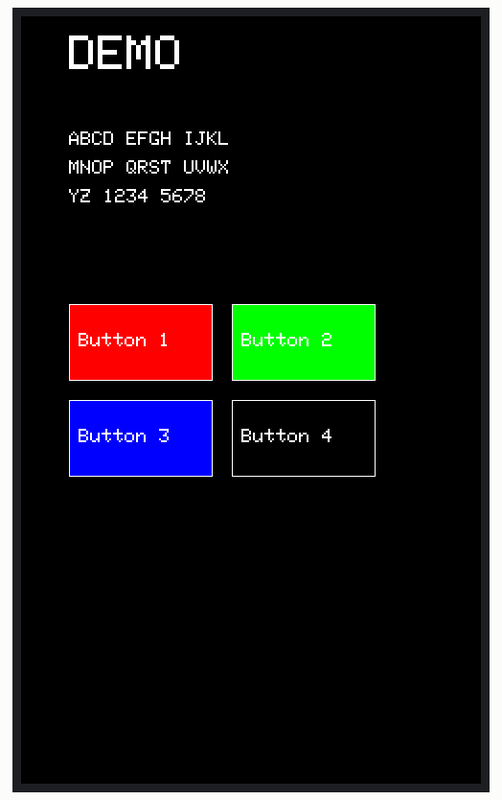
A program run on a simulated STM32 Blue Pill. On the bench: 480×800 colour display.

Above: at 0.5 s.

The program:

main.cpp
```cpp
#include <Arduino.h>
#include <Arduino_GigaDisplay_GFX.h>
#include <ArduinoGraphics.h>
#include <Arduino_GigaDisplayTouch.h>

GigaDisplay_GFX gfx;
Arduino_GigaDisplayTouch touch;

// Convert 8-bit R,G,B into 16-bit 565 color
uint16_t Color565(uint8_t r, uint8_t g, uint8_t b) {
  return ((r & 0xF8) << 8) |   // top 5 bits of red
         ((g & 0xFC) << 3) |   // top 6 bits of green
         (b >> 3);             // top 5 bits of blue
}

// Button struct
struct Button {
  int x, y, w, h;
  const char* label;
  uint16_t color;  // background color when pressed
};

// Three buttons at bottom (using RGB)
Button btn1 = {50 , 300, 150, 80, "Button 1", Color565(255, 0, 0)};   // Red
Button btn2 = {220, 300, 150, 80, "Button 2", Color565(0, 255, 0)};  // Green
Button btn3 = {50 , 400, 150, 80, "Button 3", Color565(0, 0, 255)};  // Blue
Button btn4 = {220, 400, 150, 80, "Button 4", Color565(0, 0, 0)};  // Blue

Button* buttons[] = {&btn1, &btn2, &btn3, &btn4};

// Draw a button
void drawButton(Button &btn) {
  gfx.fillRect(btn.x, btn.y, btn.w, btn.h, btn.color);
  gfx.drawRect(btn.x, btn.y, btn.w, btn.h, Color565(255, 255, 255)); // white border
  gfx.setCursor(btn.x + 10, btn.y + btn.h / 2 - 10);
  gfx.setTextSize(2);
  gfx.setTextColor(Color565(255, 255, 255)); // white text
  gfx.print(btn.label);
}

// Draw title and letters
void drawTitleAndLetters() {
  gfx.setCursor(50, 20);
  gfx.setTextSize(5);
  gfx.setTextColor(Color565(255, 255, 255)); // white
  gfx.print("DEMO");

  gfx.setCursor(50, 120);
  gfx.setTextSize(2);
  gfx.print("ABCD EFGH IJKL");
  gfx.setCursor(50, 150);
  gfx.print("MNOP QRST UVWX");
  gfx.setCursor(50, 180);
  gfx.print("YZ 1234 5678");
}

// Check if touch is inside button
bool isTouched(Button &btn, int tx, int ty) {
  return (tx > btn.x && tx < btn.x + btn.w &&
          ty > btn.y && ty < btn.y + btn.h);
}

void setup() {
  gfx.begin();
  gfx.fillScreen(Color565(0, 0, 0)); // black background

  touch.begin();

  // Draw title and buttons initially
  drawTitleAndLetters();
  for (Button* b : buttons) drawButton(*b);
}

void loop() {
  uint8_t contacts;
  GDTpoint_t points[5];

  contacts = touch.getTouchPoints(points); // get touch points

  if (contacts > 0) {
    int tx = points[0].x;
    int ty = points[0].y;

    for (Button* b : buttons) {
      if (isTouched(*b, tx, ty)) {
        gfx.fillScreen(b->color);
        drawTitleAndLetters();
        for (Button* btn : buttons) drawButton(*btn);
        delay(100); // simple debounce
        break;
      }
    }
  }

  delay(10); // small delay to reduce CPU load
}
```
